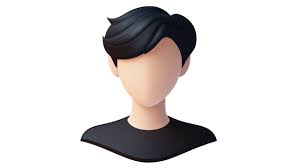
#> input picture assets/images/imagesNew.jpg, 300 x 168 px
$ python generate_web_icons.py assets/images/imagesNew.jpg
#> lines starting #> are read from the running program, lines starting #| are printed output that depends on the picture
#!/usr/bin/env python3
"""
Generate web icons from the MedZen Health logo.
Usage: python3 generate_web_icons.py <path_to_logo_image>
"""

import sys
import os
from PIL import Image, ImageOps

def generate_icons(logo_path):
    """Generate web icons from the provided logo."""
#> called with logo_path = 'assets/images/imagesNew.jpg'

    if not os.path.exists(logo_path):
        print(f"Error: Logo file not found: {logo_path}")
        sys.exit(1)

    # Create web/icons directory if it doesn't exist
    os.makedirs('web/icons', exist_ok=True)

    try:
        # Open the logo image
        img = Image.open(logo_path).convert('RGBA')
        print(f"✓ Loaded logo from: {logo_path}")
        print(f"  Original size: {img.size}")
#|   Original size: (300, 168)

        # Create 192x192 icon
        icon_192 = ImageOps.fit(img, (192, 192), Image.Resampling.LANCZOS)
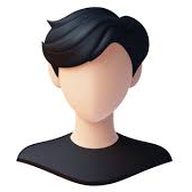
#> icon_192: PIL image 192x192 RGBA; mean R, G, B, A 192.4, 186.8, 185.9, 255
        icon_192.save('web/icons/Icon-192.png', 'PNG')
        print("✓ Generated web/icons/Icon-192.png (192x192)")

        # Create 512x512 icon
        icon_512 = ImageOps.fit(img, (512, 512), Image.Resampling.LANCZOS)
        icon_512.save('web/icons/Icon-512.png', 'PNG')
        print("✓ Generated web/icons/Icon-512.png (512x512)")

        # Create favicon (smaller, 64x64 and as ICO)
        favicon = ImageOps.fit(img, (64, 64), Image.Resampling.LANCZOS)
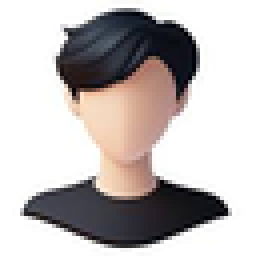
#> favicon: PIL image 64x64 RGBA (shown 4 times larger); mean R, G, B, A 192.1, 186.5, 185.6, 255
        favicon.save('web/favicon.png', 'PNG')
        favicon.save('web/favicon.ico', 'ICO')
        print("✓ Generated web/favicon.png (64x64)")
        print("✓ Generated web/favicon.ico")

        # Create app launcher icon (large, 1024x1024)
        icon_1024 = ImageOps.fit(img, (1024, 1024), Image.Resampling.LANCZOS)
        icon_1024.save('web/icons/app_launcher_icon.png', 'PNG')
        print("✓ Generated web/icons/app_launcher_icon.png (1024x1024)")

        print("\n✅ All web icons generated successfully!")

    except Exception as e:
        print(f"Error processing image: {e}")
        sys.exit(1)

if __name__ == '__main__':
    if len(sys.argv) < 2:
        print("Usage: python3 generate_web_icons.py <path_to_logo_image>")
        print("\nExample: python3 generate_web_icons.py medzen_health_logo.png")
        sys.exit(1)

    generate_icons(sys.argv[1])

$ run again, on assets/images/default_image.png
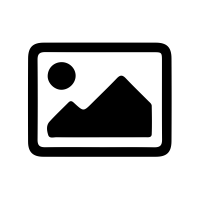
#> input picture assets/images/default_image.png, 200 x 200 px
#> in generate_icons, img is the input picture: PIL image 200x200 RGBA; mean R, G, B, A 0, 0, 0, 58.7
#|   Original size: (200, 200)
#> in generate_icons, `icon_192 = ImageOps.fit(img, (192, 192), Image.Resampling.LANCZOS)`:
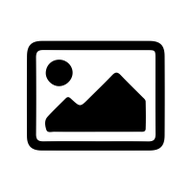
#> icon_192: PIL image 192x192 RGBA; mean R, G, B, A 0, 0, 0, 58.7; transparent parts drawn white
#> in generate_icons, `favicon = ImageOps.fit(img, (64, 64), Image.Resampling.LANCZOS)`:
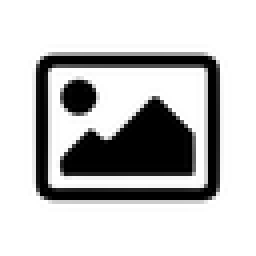
#> favicon: PIL image 64x64 RGBA (shown 4 times larger); mean R, G, B, A 0, 0, 0, 58.8; transparent parts drawn white

$ run again, on assets/images/default_patient_profile.png
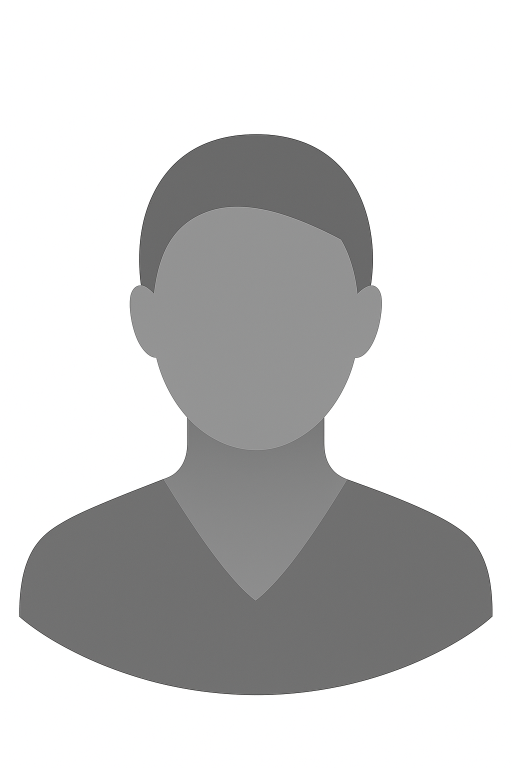
#> input picture assets/images/default_patient_profile.png, 1024 x 1536 px (shown at 1/2 size)
#|   Original size: (1024, 1536)
#> in generate_icons, `icon_192 = ImageOps.fit(img, (192, 192), Image.Resampling.LANCZOS)`:
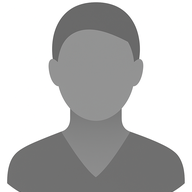
#> icon_192: PIL image 192x192 RGBA; mean R, G, B, A 189.3, 189.3, 189.3, 255
#> in generate_icons, `favicon = ImageOps.fit(img, (64, 64), Image.Resampling.LANCZOS)`:
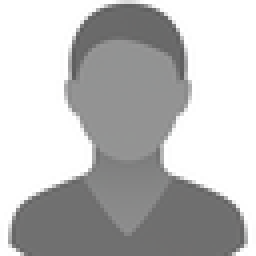
#> favicon: PIL image 64x64 RGBA (shown 4 times larger); mean R, G, B, A 189.1, 189.1, 189.1, 255
